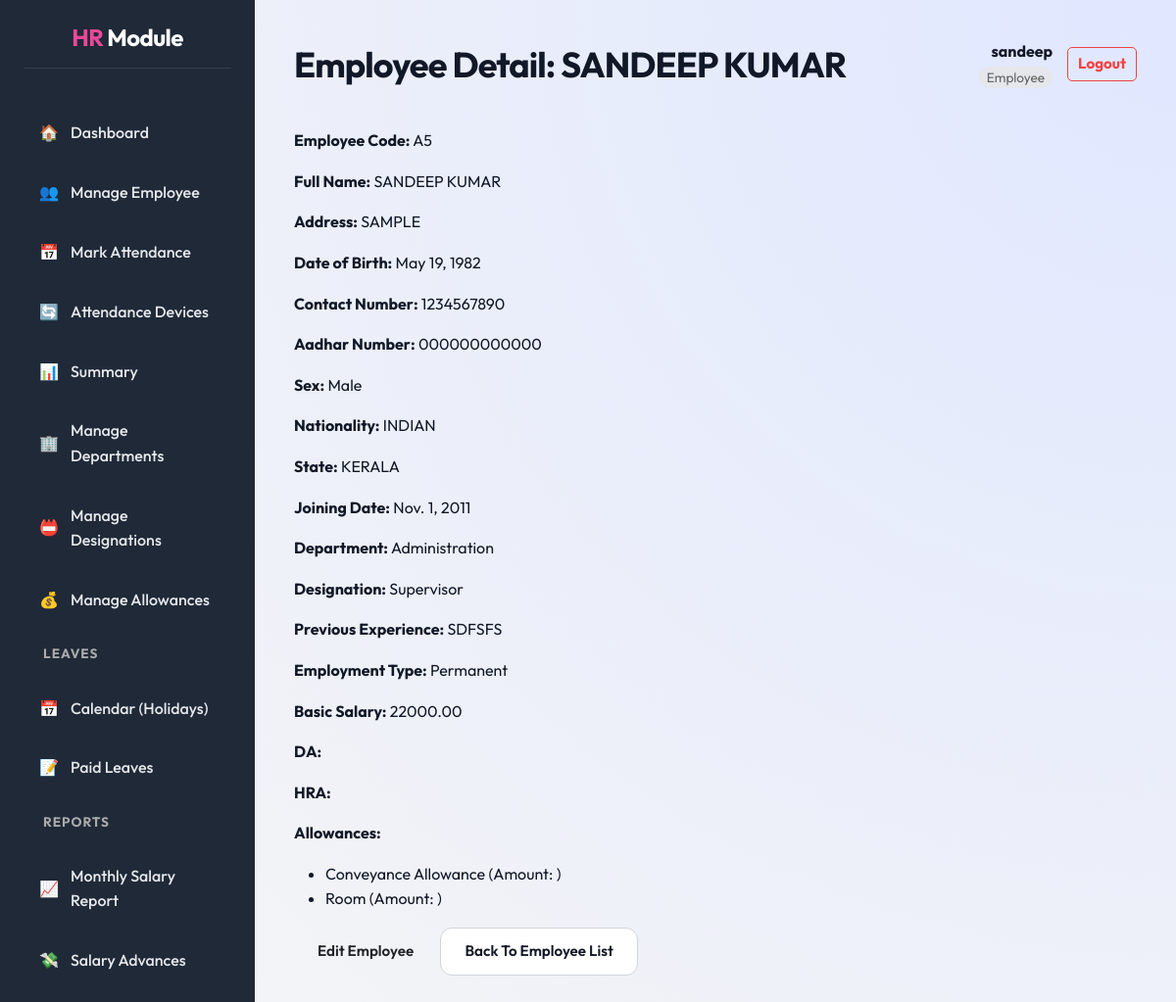
Page /employees/5/ (signed in) on the earlier database version.
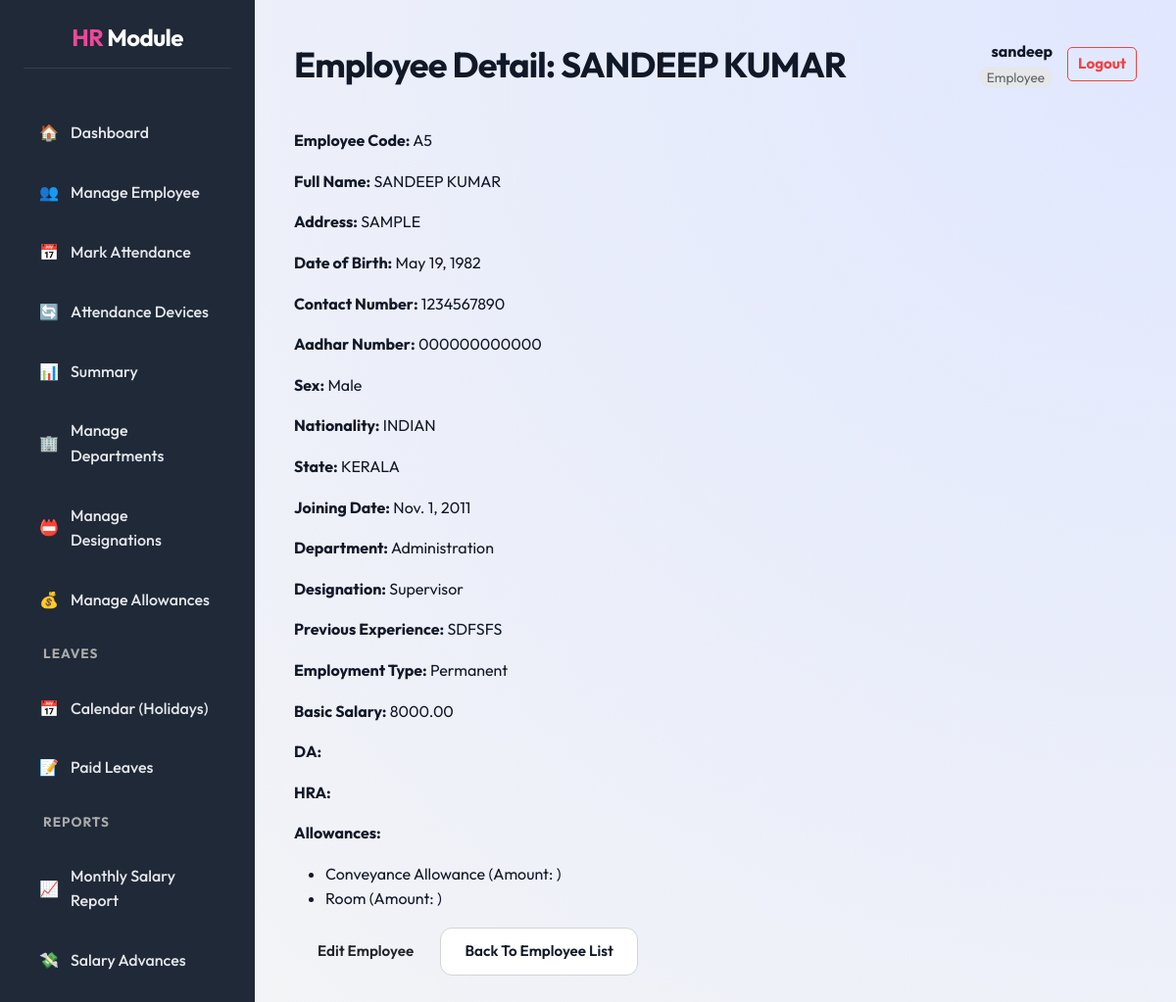
Same page on the later database version.
### core/models.py (models this page shows, shortened)
class Employee(models.Model):
    user = models.OneToOneField(User, on_delete=models.SET_NULL, null=True, blank=True, related_name='employee_profile')
    GENDER_CHOICES = [
        ('M', 'Male'),
        ('F', 'Female'),
        ('O', 'Other'),
    ]
    EMPLOYMENT_TYPE_CHOICES = [
        ('Permanent', 'Permanent'),
        ('Trainee', 'Trainee'),
        ('Contract', 'Contract'),
        ('Daily Wages', 'Daily Wages'),
        ('Internship', 'Internship'),
        ('Part-Time', 'Part-Time'),
        ('Full-Time', 'Full-Time'),
    ]
    employee_code = models.CharField(max_length=20, unique=True, default=0)
    full_name = models.CharField(max_length=255, default='')
    address = models.TextField(default='')
    date_of_birth = models.DateField(null=True, blank=True, default=None)
    contact_number = models.CharField(max_length=15, default='')
    aadhar_number = models.CharField(max_length=12, default='')
    sex = models.CharField(max_length=1, choices=GENDER_CHOICES, null=True, blank=True, default=None)
    nationality = models.CharField(max_length=50, default='')
    state = models.CharField(max_length=50, default='')
    joining_date = models.DateField(default=datetime.date.today)
    department = models.ForeignKey(Department, on_delete=models.SET_NULL, null=True, blank=True)
    designation = models.ForeignKey(Designation, on_delete=models.SET_NULL, null=True, blank=True)
    previous_experience = models.TextField(default='')
    employment_type = models.CharField(max_length=20, choices=EMPLOYMENT_TYPE_CHOICES, default='Permanent')
    basic_salary = models.DecimalField(max_digits=10, decimal_places=2, default=0.00)
    allowances = models.ManyToManyField(Allowance, through='EmployeeAllowance', blank=True)
    pf_number = models.CharField(max_length=50, blank=True, null=True)
    esi_number = models.CharField(max_length=50, blank=True, null=True)

class Department(models.Model):
    name = models.CharField(max_length=100, unique=True)

class Designation(models.Model):
    name = models.CharField(max_length=100, unique=True)

### core/views.py (the view)
# urls.py: path('employees/<int:pk>/', views.employee_detail, name='employee_detail'),
@login_required
def employee_detail(request, pk):
    employee = get_object_or_404(Employee, pk=pk)
    return render(request, 'core/employee_detail.html', {'employee': employee})

### core/templates/core/employee_detail.html (shortened to what this page needs)
{% extends 'core/dashboard_base.html' %}
{% load static %}
{% block page_title %}Employee Detail: {{ employee.full_name }}{% endblock %}
{% block dashboard_content %}
    <div class="detail-grid">
        <p><strong>Employee Code:</strong> {{ employee.employee_code }}</p>
        <p><strong>Full Name:</strong> {{ employee.full_name }}</p>
        <p><strong>Address:</strong> {{ employee.address }}</p>
        <p><strong>Date of Birth:</strong> {{ employee.date_of_birth|default:"N/A" }}</p>
        <p><strong>Contact Number:</strong> {{ employee.contact_number|default:"N/A" }}</p>
        <p><strong>Aadhar Number:</strong> {{ employee.aadhar_number|default:"N/A" }}</p>
        <p><strong>Sex:</strong> {{ employee.get_sex_display|default:"N/A" }}</p>
        <p><strong>Nationality:</strong> {{ employee.nationality|default:"N/A" }}</p>
        <p><strong>State:</strong> {{ employee.state|default:"N/A" }}</p>
        <p><strong>Joining Date:</strong> {{ employee.joining_date }}</p>
        <p><strong>Department:</strong> {{ employee.department.name|default:"N/A" }}</p>
        <p><strong>Designation:</strong> {{ employee.designation.name|default:"N/A" }}</p>
        <p><strong>Previous Experience:</strong> {{ employee.previous_experience|default:"N/A" }}</p>
        <p><strong>Employment Type:</strong> {{ employee.get_employment_type_display }}</p>
        <p><strong>Basic Salary:</strong> {{ employee.basic_salary }}</p>
        <p><strong>DA:</strong> {{ employee.da }}</p>
        <p><strong>HRA:</strong> {{ employee.hra }}</p>
        <p><strong>Allowances:</strong>
            {% if employee.allowances.all %}
                <ul>
                    {% for allowance in employee.allowances.all %}
                        <li>{{ allowance.name }} (Amount: {{ allowance.amount }})</li>
                    {% endfor %}
                </ul>
            {% else %}
                N/A
            {% endif %}
        </p>
    </div>
    <div class="form-actions">
        <a href="{% url 'employee_edit' employee.id %}" class="btn">Edit Employee</a>
        <a href="{% url 'employee_list' %}" class="btn btn-secondary">Back to Employee List</a>
    </div>
{% endblock %}

Differences in the rows shown:
changed Employee "SANDEEP KUMAR": basic_salary "22000.00" → "8000.00"
